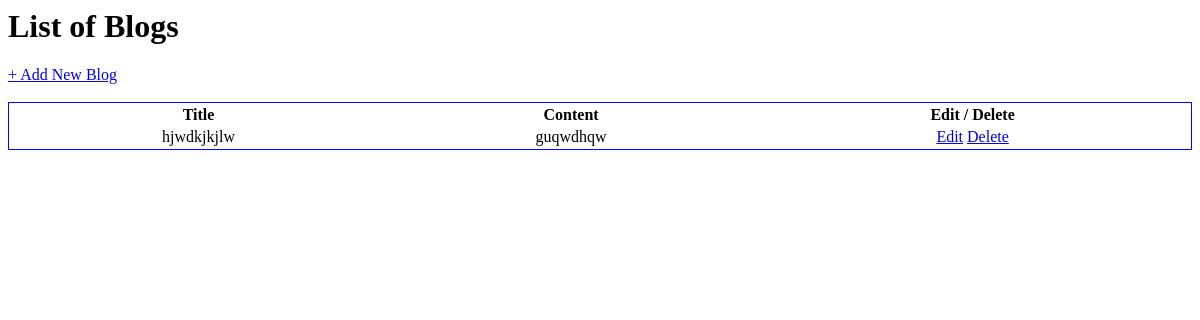
The page /list/ on the database as committed earlier.
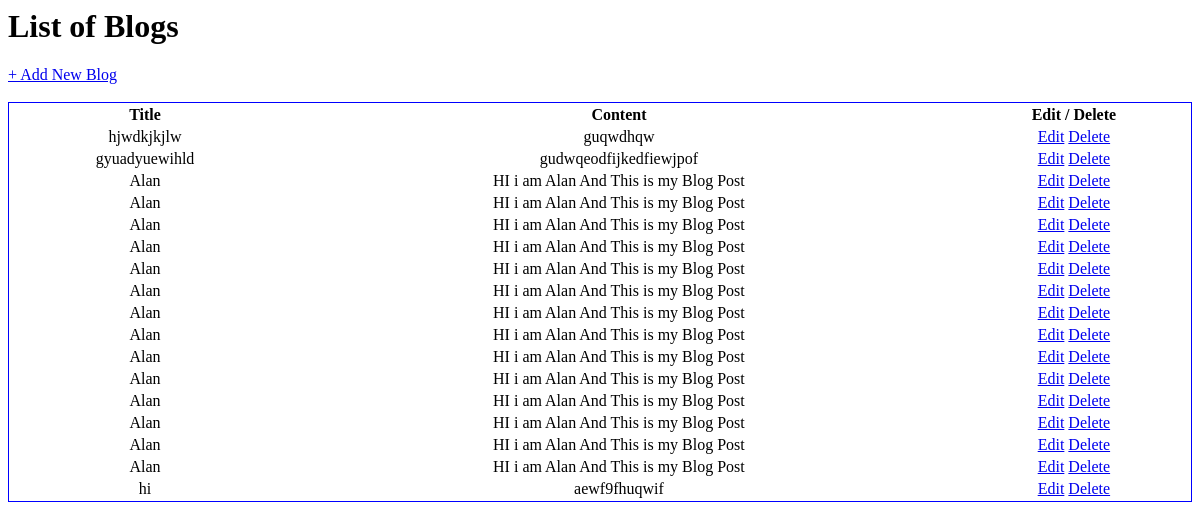
The same page on the database as committed later.
### blog1/models.py (models this page shows)
class blogInfo(models.Model):
    title=models.CharField(max_length=200)
    content=models.TextField()

### blog1/views.py (the view)
# urls.py: path('list/',views.list,name='list'),
def list(request):
    posts=blogInfo.objects.all()
    return render(request,'list.html',{'posts':posts})

### templates/list.html (shortened to what this page needs)
<h1>List of Blogs</h1>
<a href="{% url 'create' %}">+ Add New Blog</a>
<table style="width: 100%; border: 1px solid blue; text-align: center;">
  <tr >
    <th>Title</th>
    <th>Content</th>
    <th>Edit / Delete</th>
  </tr>
  {% for post in posts %}
  <tr>
    <td>{{ post.title }}</td>
    <td>{{ post.content }}</td>
    <td>
      <a href="{% url 'edit' post.id %}">Edit</a>
      <a href="{% url 'delete' post.id %}">Delete</a>
    </td>
  </tr>
  {% endfor %}
</table>

Rows that differ between the two databases and show on the page:
added blogInfo: title "gyuadyuewihld", content "gudwqeodfijkedfiewjpof"
added blogInfo: title "Alan", content "HI i am Alan And This is my Blog Post"
added blogInfo: title "Alan", content "HI i am Alan And This is my Blog Post"
added blogInfo: title "Alan", content "HI i am Alan And This is my Blog Post"
added blogInfo: title "Alan", content "HI i am Alan And This is my Blog Post"
added blogInfo: title "Alan", content "HI i am Alan And This is my Blog Post"
added blogInfo: title "Alan", content "HI i am Alan And This is my Blog Post"
added blogInfo: title "Alan", content "HI i am Alan And This is my Blog Post"
added blogInfo: title "Alan", content "HI i am Alan And This is my Blog Post"
added blogInfo: title "Alan", content "HI i am Alan And This is my Blog Post"
added blogInfo: title "Alan", content "HI i am Alan And This is my Blog Post"
added blogInfo: title "Alan", content "HI i am Alan And This is my Blog Post"
added blogInfo: title "Alan", content "HI i am Alan And This is my Blog Post"
added blogInfo: title "Alan", content "HI i am Alan And This is my Blog Post"
added blogInfo: title "Alan", content "HI i am Alan And This is my Blog Post"
added blogInfo: title "hi", content "aewf9fhuqwif"
